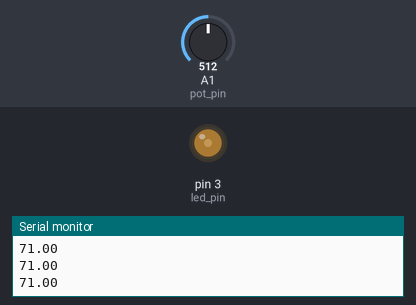
Simulated run of this sketch. Board: Arduino Uno, built with avr-gcc and run on an emulated ATmega328P. On the bench: output pins drawn as LEDs (lit = HIGH), the last lines printed to the serial monitor. Inputs (shaded band) come from the test bench; at power-on: A1 (pot_pin) = 512.

Above: at 2.2 s.
2.3 s: A1 (pot_pin) set to 716
At 3.4 s:
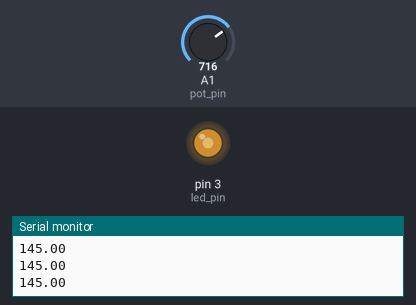
3.8 s: A1 (pot_pin) set to 900
At 4.9 s:
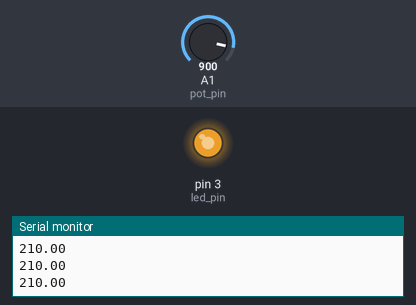
5.3 s: A1 (pot_pin) set to 511
At 6.4 s:
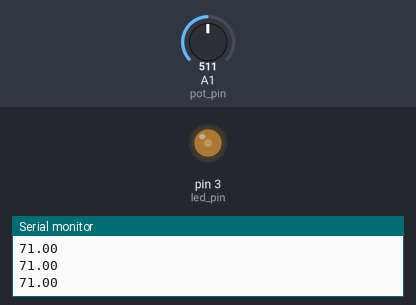
6.8 s: A1 (pot_pin) set to 0
At 7.8 s:
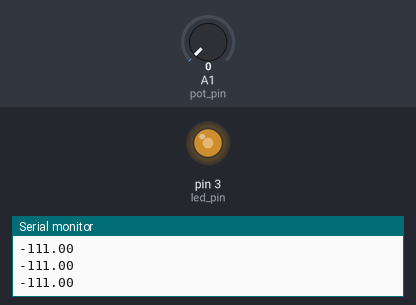
Timing chart, 0 to 9.3 s (numbered marks = the images above; inputs shaded):
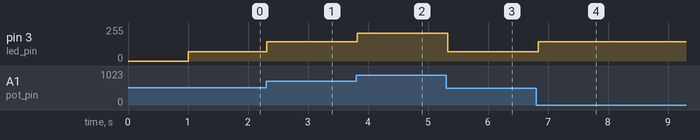

Measured:
- after the input at 2.3 s, pin 3 (led_pin): 71/255 → 145/255 at once
- after the input at 3.8 s, pin 3 (led_pin): 145/255 → 210/255 at once
- after the input at 5.3 s, pin 3 (led_pin): 210/255 → 71/255 at once
- after the input at 6.8 s, pin 3 (led_pin): 71/255 → 145/255 at once

The sketch:

led_control_with_potentiometer.ino
```cpp
int led_pin=3;
double led_val, pot_val;
int pot_pin=A1;
void setup() {
  // put your setup code here, to run once:
  Serial.begin(9600);
  pinMode(led_pin, OUTPUT);
  delay(1000);
}

void loop() {
  // put your main code here, to run repeatedly:
  pot_val=analogRead(pot_pin);
  led_val=map(pot_val, 311, 1023, 0, 255);
  Serial.println(led_val);
  analogWrite(led_pin, led_val);
  delay(100);
}
```
